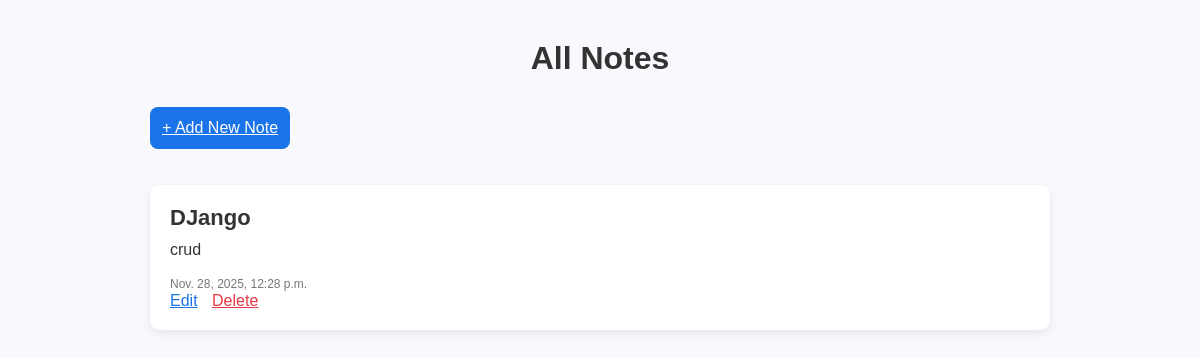
Before: / with the older database file.
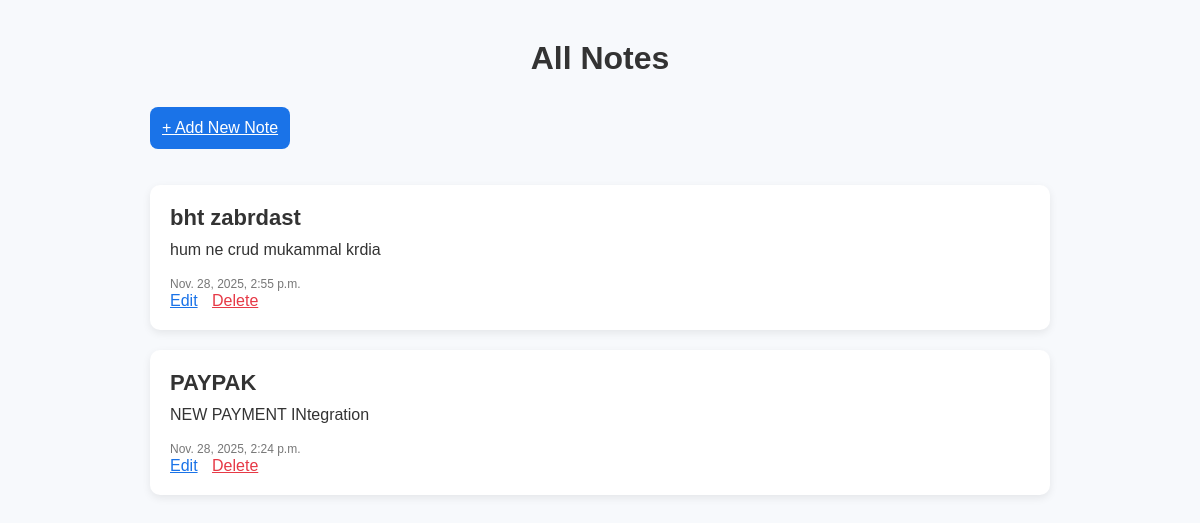
After: the same page with the newer database file.
### core/models.py (models this page shows, shortened)
class Note(models.Model):
    title = models.CharField(max_length=200)
    content = models.TextField(blank=True)
    created_at = models.DateTimeField(auto_now_add=True)

### core/views.py (the view)
# urls.py: path('', views.notes_list, name='notes_list'),
def notes_list(request):
    notes = Note.objects.all().order_by('-id')
    return render(request, 'core/notes_list.html', {'notes': notes})

### core/templates/core/notes_list.html (shortened to what this page needs)
{% load static %}
<!doctype html>
<html>
<head>
    <link rel="stylesheet" href="{% static 'core/styles.css' %}">
</head>
<body>
<div class="container">
    <h1 class="heading">All Notes</h1>
    <a href="{% url 'add_note' %}" class="btn add-btn">+ Add New Note</a>
    <ul class="note-list">
    {% for note in notes %}
        <li class="note-item">
            <h2>{{ note.title }}</h2>
            <p>{{ note.content }}</p>
            <span class="date">{{ note.created_at }}</span>
            <div class="actions">
                <a href="{% url 'edit_note' note.id %}" class="edit">Edit</a>
                <a href="{% url 'delete_note' note.id %}" class="delete">Delete</a>
            </div>
        </li>
    {% empty %}
        <li class="empty">No notes available.</li>
    {% endfor %}
    </ul>
</div>
</body>
</html>

### core/static/core/styles.css (style rules this page uses)
body { margin: 0; padding: 0; background: #f7f9fc; color: #333; font-family: Arial, sans-serif; }
.container { width: 80%; max-width: 900px; margin: 40px auto; }
.heading { text-align: center; font-size: 32px; font-weight: bold; margin-bottom: 30px; }
.note-list { list-style: none; padding: 0; }
.note-item { background: #fff; padding: 20px; margin-bottom: 20px; border-radius: 10px; box-shadow: 0 3px 8px rgba(0,0,0,0.08); }
.note-item h2 { margin: 0 0 10px; font-size: 22px; }
.note-item p { margin: 0 0 15px; }
.date { font-size: 12px; color: #777; }
.btn { background: #1A73E8; color: white; border: none; padding: 12px; border-radius: 8px; cursor: pointer; font-size: 16px; transition: 0.2s; }
.add-btn { display: inline-block; margin-bottom: 20px; }
.actions a { margin-right: 10px; }
.edit { color: #1A73E8; }
.delete { color: #E63946; }

Changed rows visible on the page:
removed Note: title "DJango", content "crud", created_at "Nov. 28, 2025, 12:28 p.m."
added Note: title "bht zabrdast", content "hum ne crud mukammal krdia", created_at "Nov. 28, 2025, 2:55 p.m."
added Note: title "PAYPAK", content "NEW PAYMENT INtegration", created_at "Nov. 28, 2025, 2:24 p.m."
